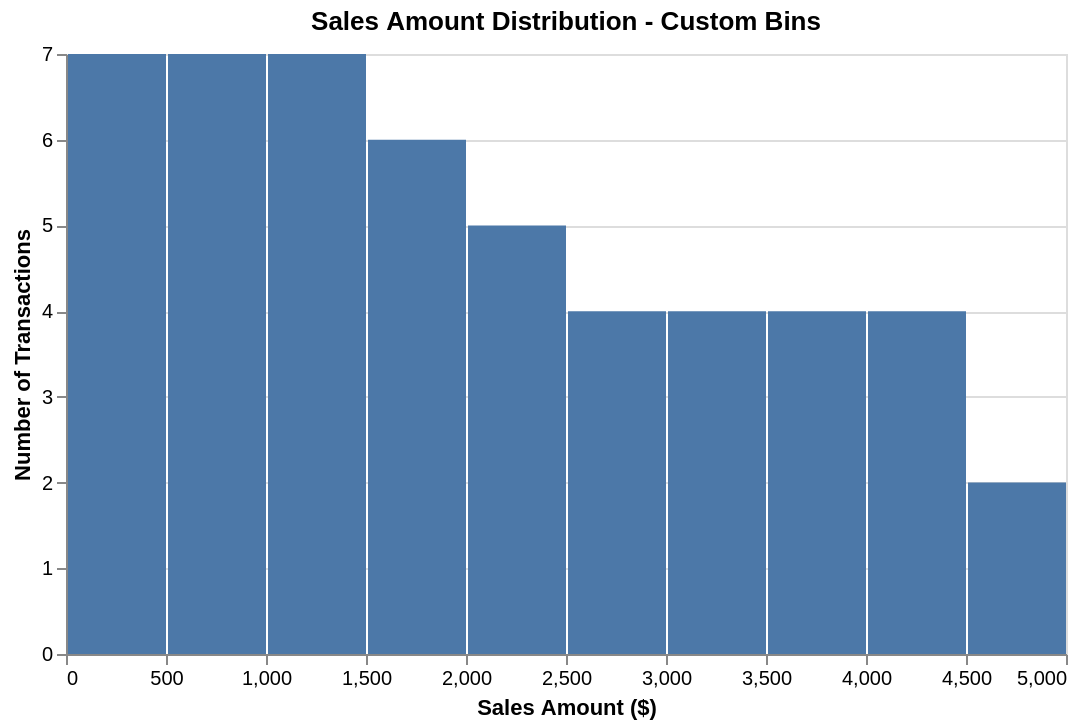

The specification (Vega-Lite) saved for this image:
### Vega-Lite specification from a JSON file in a GitHub repository (floating-point values rounded to 4 significant figures)
{"$schema": "https://vega.github.io/schema/vega-lite/v5.json", "description": "Histogram with custom bin configuration specifying maximum number of bins", "title": "Sales Amount Distribution - Custom Bins", "width": 500, "height": 300, "data": {"values": [{"amount": 125}, {"amount": 230}, {"amount": 450}, {"amount": 680}, {"amount": 890}, {"amount": 1200}, {"amount": 1350}, {"amount": 1580}, {"amount": 1790}, {"amount": 2100}, {"amount": 2340}, {"amount": 2590}, {"amount": 2850}, {"amount": 3100}, {"amount": 3420}, {"amount": 3680}, {"amount": 3920}, {"amount": 4150}, {"amount": 4390}, {"amount": 4650}, {"amount": 180}, {"amount": 320}, {"amount": 560}, {"amount": 790}, {"amount": 950}, {"amount": 1100}, {"amount": 1450}, {"amount": 1620}, {"amount": 1850}, {"amount": 2050}, {"amount": 2280}, {"amount": 2510}, {"amount": 2780}, {"amount": 3050}, {"amount": 3290}, {"amount": 3540}, {"amount": 3810}, {"amount": 4080}, {"amount": 4320}, {"amount": 4590}, {"amount": 210}, {"amount": 380}, {"amount": 610}, {"amount": 820}, {"amount": 1020}, {"amount": 1240}, {"amount": 1490}, {"amount": 1710}, {"amount": 1920}, {"amount": 2180}]}, "mark": "bar", "encoding": {"x": {"field": "amount", "type": "quantitative", "bin": {"maxbins": 10}, "axis": {"title": "Sales Amount ($)"}}, "y": {"aggregate": "count", "type": "quantitative", "axis": {"title": "Number of Transactions"}}}}
